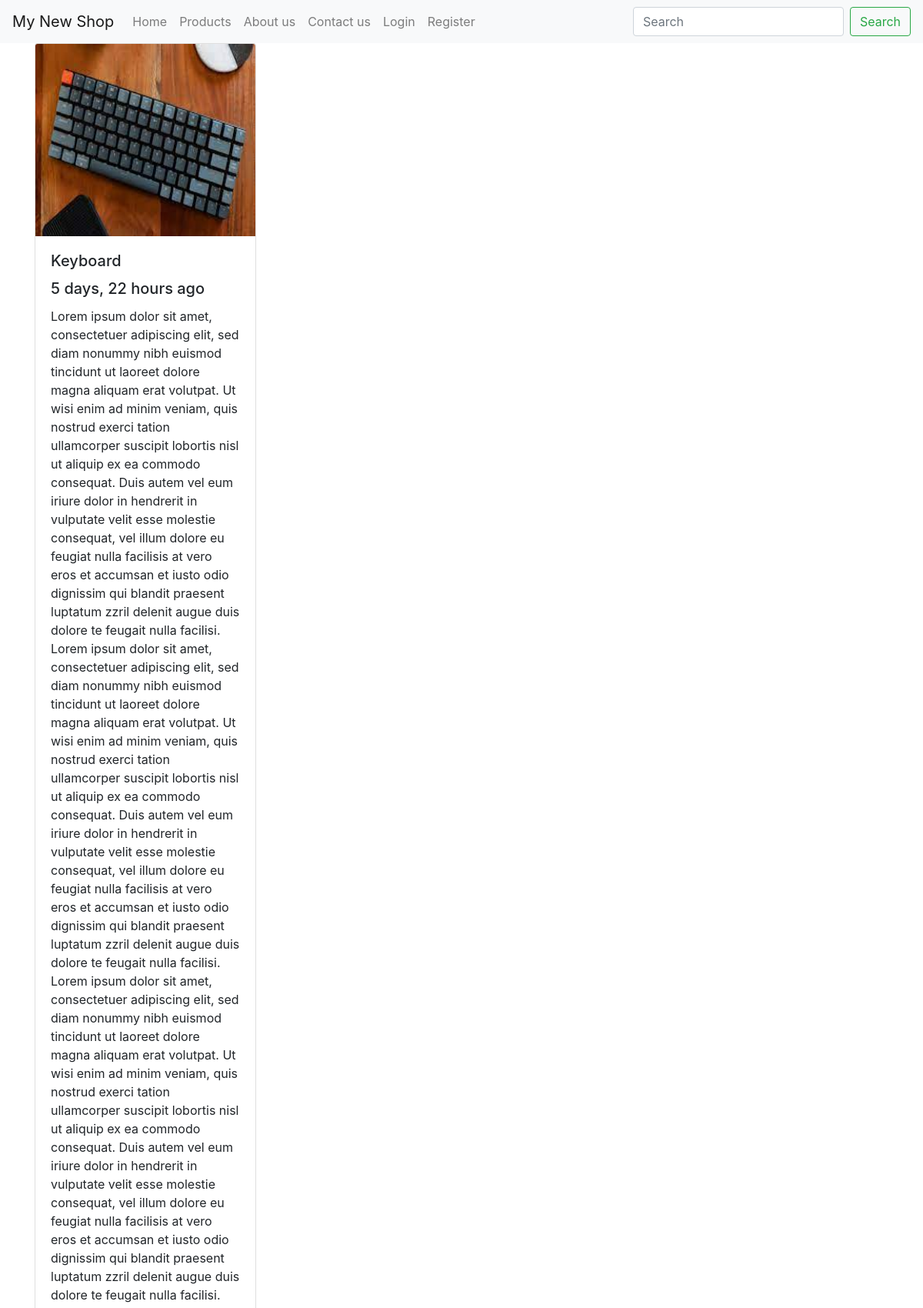
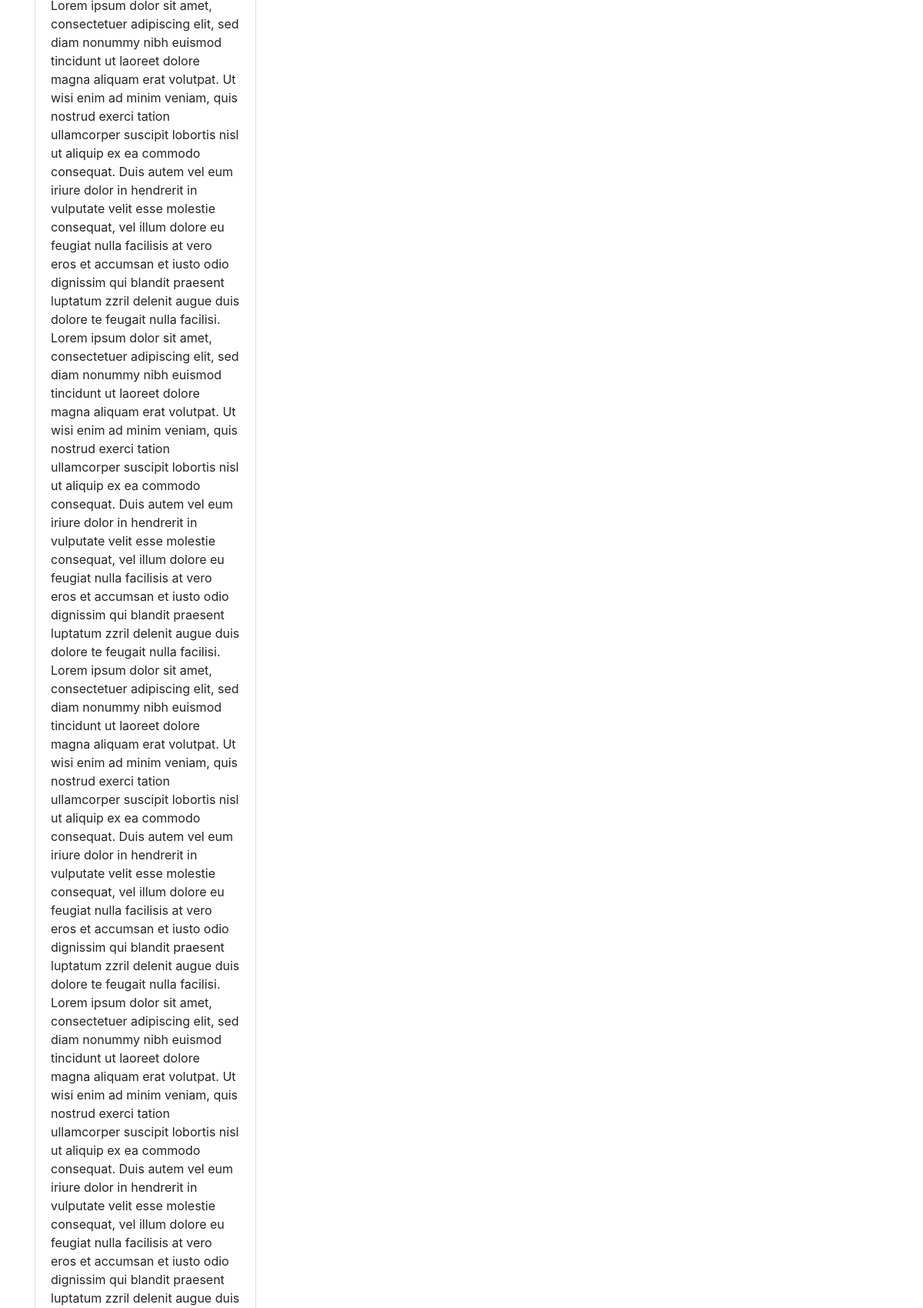
Screenshot of /products/Keyboard (upper part) with the database file from the repository (2 pictures, top to bottom).
### products/models.py (models this page shows, shortened)
class Product(models.Model):
    title = models.CharField(max_length=150)
    slug = models.SlugField(blank=True, unique=True)
    description = models.TextField()
    price = models.DecimalField(max_digits=15, decimal_places=2)
    image = models.ImageField(upload_to=upload_image, null=True, blank=True)
    actived = models.BooleanField(default=False)
    show = models.BooleanField(default=False)
    time = models.DateTimeField(auto_now_add=True)
    objects = ProductManageObjects()

### products/views.py (the view)
# urls.py: path('<slug>', ProductShowWithSlug.as_view(), name='detail'),
class ProductShowWithSlug(DetailView):
    template_name = 'product_detail.html'
    def get_object(self, *args, **kwargs):
        slug = self.kwargs.get('slug')
        try:
            product = Product.objects.get(slug=slug, actived=True)
        except Product.DoesNotExist:
            raise Http404("Product does not found")
        except Product.MultipleObjectsReturned:
            raise Http404("Multiple Objects Returned")
        return product

### products/templates/product_detail.html (shortened to what this page needs)
{% extends 'base/base.html' %}
{% load static %}
{% block contents %}
    <div class="container">
        <div class="row">
            <div class="col-md-10">
                <div class="card" style="width: 18rem;">
                    <img src="{{ product.image.url }}" class="card-img-top" alt="{{ product.title }}" height="250px;">
                    <div class="card-body">
                        <h5 class="card-title">{{ product.title | title }}</h5>
                        <h5 class="card-title">{{ product.time | timesince }} ago</h5>
                        <p class="card-text">{{ product.description }}</p>
                    </div>
                </div>
            </div>
        </div>
    </div>
{% endblock %}

### rows the page displays
Product: image (picture), title "Keyboard", time "5 days, 22 hours"

### other values shown
{{ brand }} "My New Shop"
